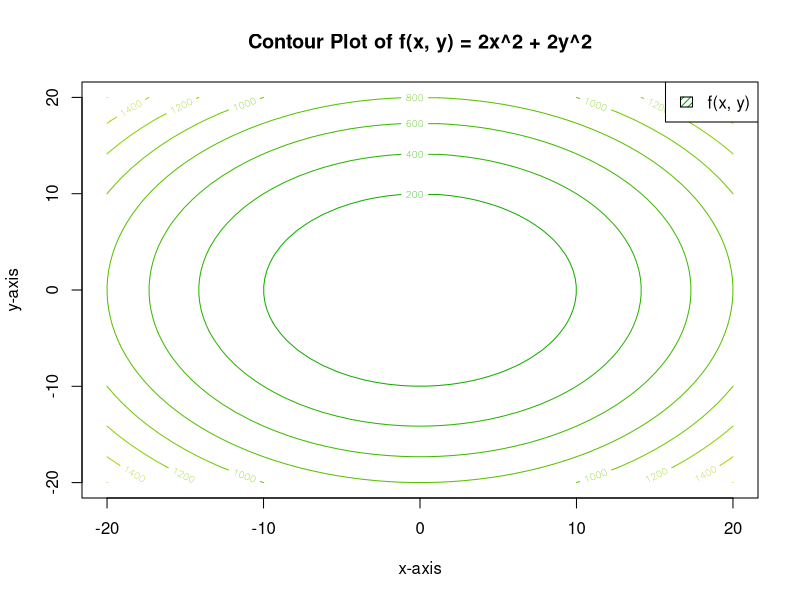

The R source for this figure:
# Question 5

# First we define the function f(x, y)
f <- function(x, y) {
  return(2 * x^2 + 2 * y^2)
}

# Create a grid of x and y values
x <- seq(-20, 20, length.out = 50)
y <- seq(-20, 20, length.out = 50)

# Generate a grid of z values using the function f(x, y)
z <- outer(x, y, FUN = function(x, y) f(x, y))

# Create a contour plot
contour(x, y, z, 
        main = "Contour Plot of f(x, y) = 2x^2 + 2y^2",  
        xlab = "x-axis", ylab = "y-axis", 
        col = terrain.colors(20)  
)

# Add a pattern color legend
legend("topright", legend = "f(x, y)", fill = terrain.colors(20), density = 20)
